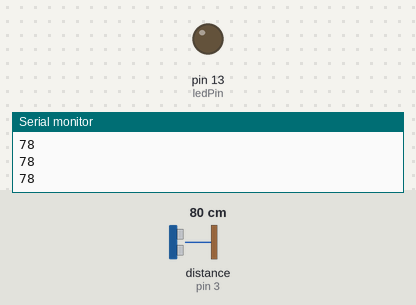
The sketch below on a simulated Arduino Uno, built with avr-gcc and run on an emulated ATmega328P. Shown: output pins drawn as LEDs (lit = HIGH), the last lines printed to the serial monitor. Wiring (inferred from the names in the program): ultrasonic range finder: trigger pin 2; echo pin 3. Inputs (shaded band) come from the test bench; at power-on: distance to the obstacle (sensor on pin 3) 80 cm. The echo pulse lasts 58.3 µs per cm; pins used as bus, display or sensor lines are not drawn.

Above: at 1.2 s.
1.3 s: distance to the obstacle (sensor on pin 3) set to 18 cm
2.8 s: distance to the obstacle (sensor on pin 3) set to 13 cm
At 3.5 s:
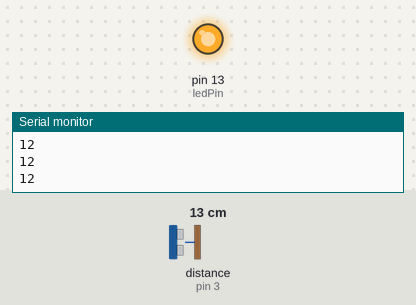
4.3 s: distance to the obstacle (sensor on pin 3) set to 35 cm
At 4.7 s:
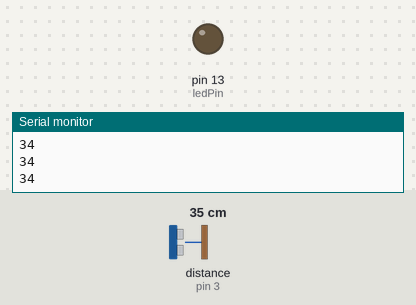
5.8 s: distance to the obstacle (sensor on pin 3) set to 2 cm
At 6.9 s:
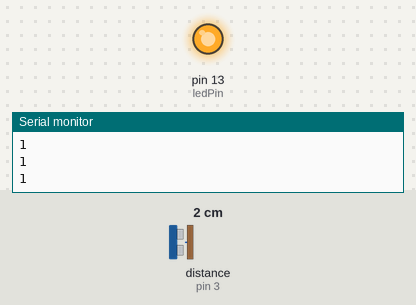
Timing chart, 0 to 8.3 s (numbered marks = the images above; inputs shaded):
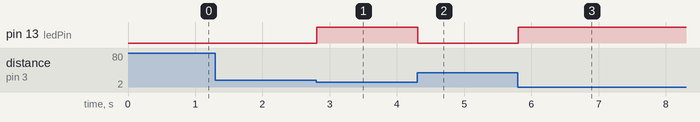

The sketch:

ultrasonic.ino
```cpp
int echoPin = 3, triggerPin = 2, ledPin = 13;
void setup() {
  // put your setup code here, to run once:
  Serial.begin(9600);
  pinMode(triggerPin, OUTPUT);
  pinMode(ledPin, OUTPUT);
  pinMode(echoPin, INPUT);


}

void loop() {
  // put your main code here, to run repeatedly:
  int t, d;
  digitalWrite(triggerPin, HIGH);
  delayMicroseconds(10);
  digitalWrite(triggerPin, LOW);
  t = pulseIn(echoPin, HIGH);
  d = t * 0.034 / 2;
  Serial.println(d);
  lightLed(d);

}
void lightLed(float d) {
  if (d < 15)
    digitalWrite(ledPin, HIGH);
  else digitalWrite(ledPin, LOW);

};
```

Measured:
- the behaviour switches between 16 and 15 cm on distance to the obstacle (sensor on pin 3) (found by bisection; images 0 and 1)
- after the input at 2.8 s, pin 13 (ledPin): LOW → HIGH at once
- after the input at 4.3 s, pin 13 (ledPin): HIGH → LOW at once
- after the input at 5.8 s, pin 13 (ledPin): LOW → HIGH at once
